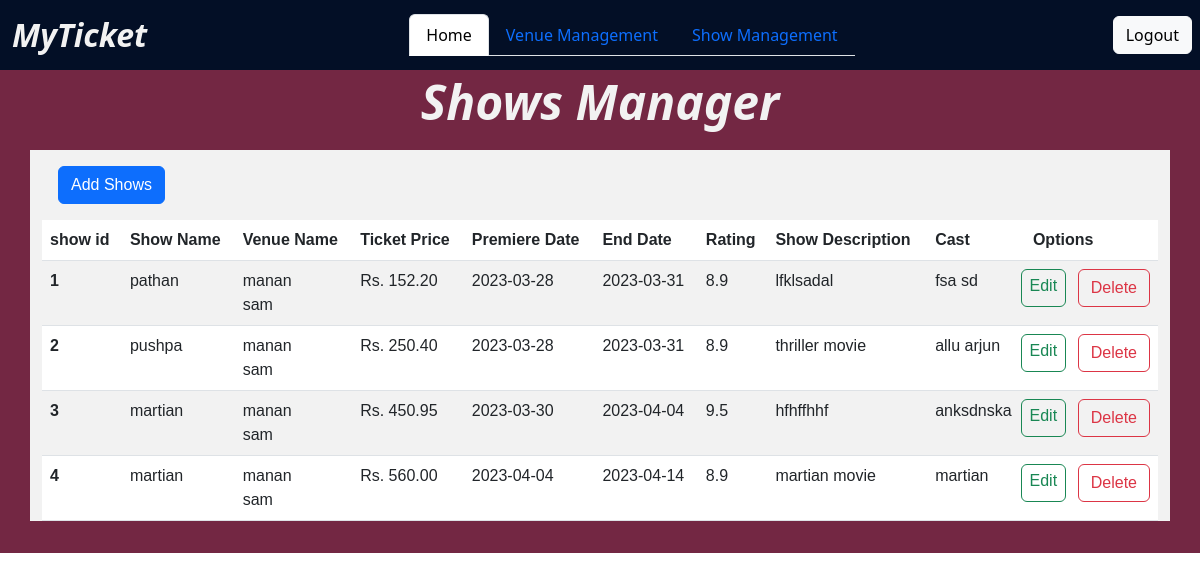
/admin/show_mgmt (signed in), run on an earlier commit of the app's database.
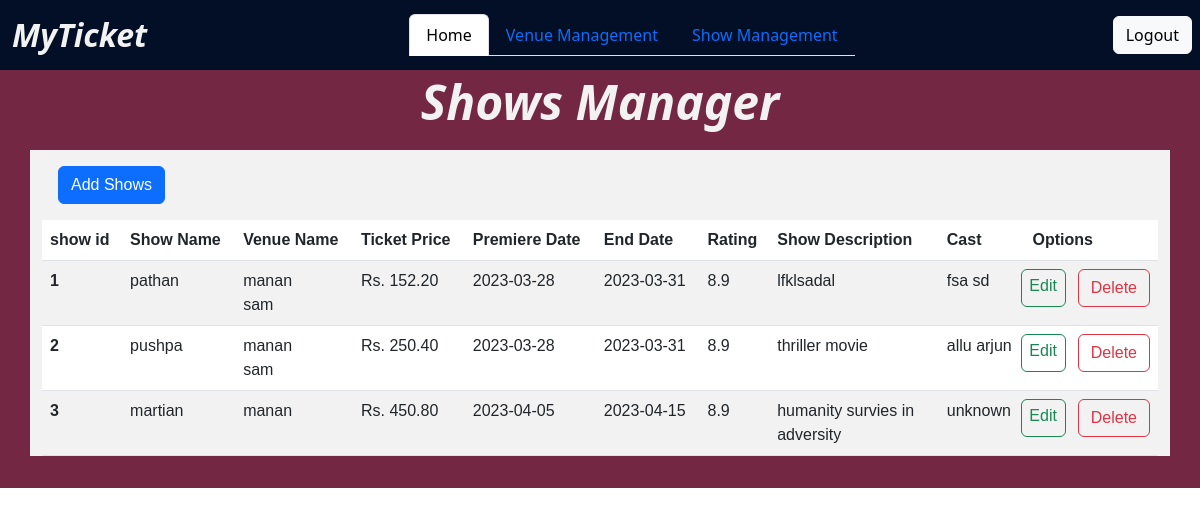
And on a later commit of the database.
### app/models/models.py (models this page shows, shortened)
class Shows(db.Model):
    __tablename__ = "shows"
    __searchable__ = ['show_name', 'rating', 'tags', 'cast']
    show_id = db.Column(db.Integer, primary_key=True, autoincrement=True)
    show_name = db.Column(db.String, nullable=False, unique=True)
    ticket_price = db.Column(db.Numeric(precision=3, scale=2), nullable=False)
    premiere_date = db.Column(DATE(storage_format="%(day)02d/%(month)02d/%(year)04d",
                                   regexp=re.compile("(?P<day>\d+)/(?P<month>\d+)/(?P<year>\d+)")))
    end_date = db.Column(DATE(storage_format="%(day)02d/%(month)02d/%(year)04d",
                              regexp=re.compile("(?P<day>\d+)/(?P<month>\d+)/(?P<year>\d+)")))
    rating = db.Column(db.Numeric(precision=2, scale=1))
    tags = db.Column(db.String)
    show_description = db.Column(db.String)
    cast = db.Column(db.String)
    poster_filename = db.Column(db.String(255), nullable=False)

class Venues(db.Model):
    __tablename__ = "venues"
    __searchable__ = ['venue_name', 'street', 'city', 'state', 'venue_tags']
    venue_id = db.Column(db.Integer, primary_key=True, autoincrement=True)
    venue_name = db.Column(db.String(150), unique=True, nullable=False)
    capacity = db.Column(db.Integer, nullable=False)
    street = db.Column(db.String(150), nullable=False)
    city = db.Column(db.String(150), nullable=False)
    state = db.Column(db.String(150), nullable=False)
    venue_tags = db.Column(db.String(150))

### app/controllers/admin/admin_controllers.py (the view)
@admin_controls.route("/show_mgmt", methods=['GET', 'POST'])
@admin_required
@login_required
def show_mgmt():
    shows = Shows.query.all()
    venues = {}
    for show in shows:
        venue_shows = ShowsInVenues.query.filter_by(show_id=show.show_id).all()
        venues[show.show_id] = []
        for venue_show in venue_shows:
            venue = Venues.query.filter_by(venue_id=venue_show.venue_id).first()
            venues[show.show_id].append(venue.venue_name)
    return render_template("admin/shows/showmgmt.html.jinja2", shows=shows, venues=venues)

### app/controllers/auth.py (called while the page is built)
def admin_required(f):
    @wraps(f)
    def decorated(*args, **kwargs):
        is_admin = False
        if current_user.is_authenticated:
            is_admin = current_user.isadmin
        if not is_admin:
            return "<h1>Routes doesn't exits</h1>", 400
        elif is_admin:
            return f(*args, **kwargs)
    return decorated

@login_manager.user_loader
def load_user(user_id):
    return User.query.get(int(user_id))

### app/templates/admin/shows/showmgmt.html.jinja2 (shortened to what this page needs)
<!DOCTYPE html>
<html lang="en">
  <head>
    <link rel="stylesheet" href="../../static/styles/show_mgmt.style.css">
  </head>
  <body>
    {% include 'admin/base.html.jinja2' %}
    <div class="container-fluid show--container">
      <h4 class="shows__heading">Shows Manager</h4>
      <div class="show__list container mt-5" style="margin: 0 auto">
        <a href="add_show" class="btn btn-primary m-3">Add Shows</a>
        <table class="table table-striped">
          <thead>
            <tr>
              <th scope="col">{{ "show id" }}</th>
              <th scope="col">{{ "Show Name" }}</th>
              <th scope="col">{{ "Venue Name" }}</th>
              <th scope="col">{{ "Ticket Price  " }}</th>
              <th scope="col">{{ "Premiere Date" }}</th>
              <th scope="col">{{ "End Date" }}</th>
              <th scope="col">{{ "Rating" }}</th>
              <th scope="col" >{{ "Show Description" }}</th>
              <th scope="col">{{ "Cast" }}</th>
              <th scope="col">Options</th>
            </tr>
          </thead>
          <tbody>
            {% for show in shows %}
            <tr>
              <th scope="row">{{ show.show_id }}</th>
              <td>{{ show.show_name }}</td>
              <td style="max-width: 10rem;">
                {% for venue in venues[show.show_id] %}
                {{venue}} <br />
                {% endfor %}
              </td>
              <td>Rs. {{ show.ticket_price }}</td>
              <td>{{ show.premiere_date }}</td>
              <td>{{ show.end_date }}</td>
              <td>{{ show.rating }}</td>
              <td style=" margin: 1rem; max-width: 10rem;">{{ show.show_description }}</td>
              <td style="max-width: 10rem;">{{show.cast}}</td>
              <td class="text-align-center">
                <span class="row">
                  <a
                    href="edit_show/{{ show.show_id }}"
                    class=" col btn btn-outline-success p-1"
                    >Edit</a
                  >
                  <form action="{{ url_for('admin_controllers.delete_show', show_id=show.show_id) }}" method="POST" class="col">
                    <button type="submit" class="btn btn-outline-danger">
                      Delete
                    </button>
                  </form>
                </span>
              </td>
            </tr>
            {% endfor %}
          </tbody>
        </table>
      </div>
    </div>
  </body>
</html>

### app/templates/admin/base.html.jinja2 (shortened to what this page needs)
<!DOCTYPE html>
<html lang="en">
  <head>
    <link
      href="https://cdn.jsdelivr.net/npm/bootstrap@5.3.0-alpha1/dist/css/bootstrap.min.css"
      rel="stylesheet"
    />
    <link
      rel="stylesheet"
      href="https://cdn.jsdelivr.net/npm/bootstrap-icons@1.10.3/font/bootstrap-icons.css"
    />
    <link rel="stylesheet" href="../static/styles/base.style.css" />
  </head>
  <body>
    <div class="nav--block">
      <nav class="navbar" style="background: rgba(3, 15, 38, 1)">
        <div>
          <a
            class="navbar-brand"
            style="color: rgba(242, 242, 242, 1); font-style: oblique"
            href="/"
          >
            MyTicket
          </a>
        </div>
        <ul class="nav nav-tabs">
          <li class="nav-item">
            <a class="nav-link active" aria-current="page" href="/admin">Home</a>
          </li>
          <li class="nav-item">
            <a class="nav-link" href="venue_mgmt">Venue Management</a>
          </li>
          <li class="nav-item">
            <a class="nav-link" href="show_mgmt">Show Management</a>
          </li>
        </ul>
        <div class="m-2">
          <a href="logout" class="btn btn-light">Logout</a>
        </div>
      </nav>
    </div>
  </body>
</html>

### app/static/styles/show_mgmt.style.css (style rules this page uses)
*, *::before, *::after { box-sizing: border-box; }
:root { font-family: 'PT Sans', sans-serif; --clr-primary-5: #f2f2f2; --clr-primary-4: #f25757; --clr-primary-3: #030f26; --clr-primary-2: #732743; --clr-primary-1: #d93250; --clr-sec-1: #FF3D3D; --w-light: 300; --w-heavy: 700; --w-regular: 500; }
body { margin: 0; font-family: 'PT Sans', sans-serif; }
.container-fluid { padding: 1rem; }
.show--container { background: var(--clr-primary-2); }
.shows__heading { color: var(--clr-primary-5); font-weight: var(--w-heavy); text-align: center; font-style: oblique; line-height: 0; margin: 1rem auto; font-size: 3rem; }
.show__list { background: var(--clr-primary-5); }

### app/static/styles/base.style.css (style rules this page uses)
*, *::before, *::after { box-sizing: border-box; }
:root { font-family: 'PT Sans', sans-serif; --clr-primary-5: #f2f2f2; --clr-primary-4: #f25757; --clr-primary-3: #030f26; --clr-primary-2: #732743; --clr-primary-1: #d93250; --clr-sec-1: #FF3D3D; --w-light: 300; --w-heavy: 700; --w-regular: 500; }
body { margin: 0; }
.container { font-family: 'PT Sans', sans-serif; }
.nav--block { padding: 0; }
.nav--block .navbar-brand { font-size: 2rem; font-weight: var(--w-heavy); padding: 0.5rem 0.75rem; margin: 0; }

What changed in the data, as far as the page shows it:
removed Shows: show_id "4", show_name "martian", ticket_price "560.00", premiere_date "2023-04-04", end_date "2023-04-14", rating "8.9", show_description "martian movie", cast "martian", Venues (venue_name "manan"), Venues (venue_name "sam")
changed Shows "martian": ticket_price "450.95" → "450.80"; premiere_date "2023-03-30" → "2023-04-05"; end_date "2023-04-04" → "2023-04-15"; rating "9.5" → "8.9"; show_description "hfhffhhf" → "humanity survies in adversity"; cast "anksdnska" → "unknown"; loses Venues (venue_name "sam")
